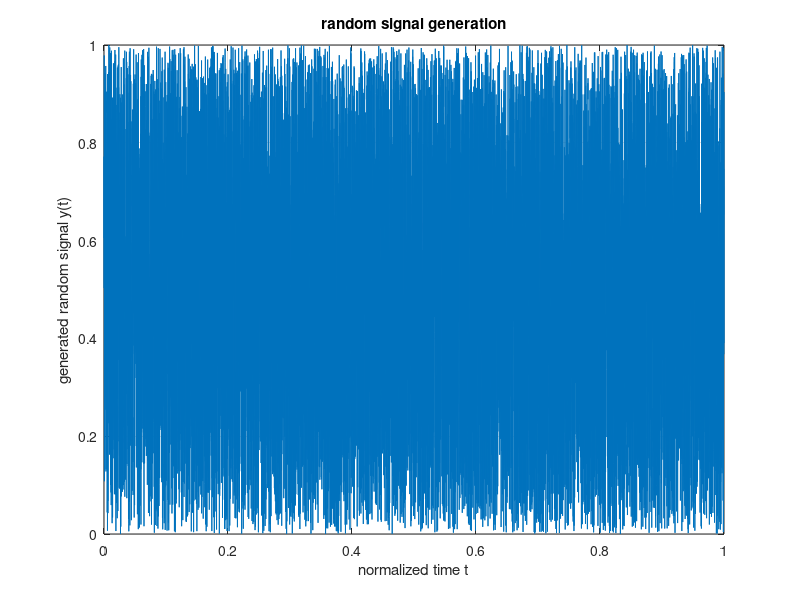
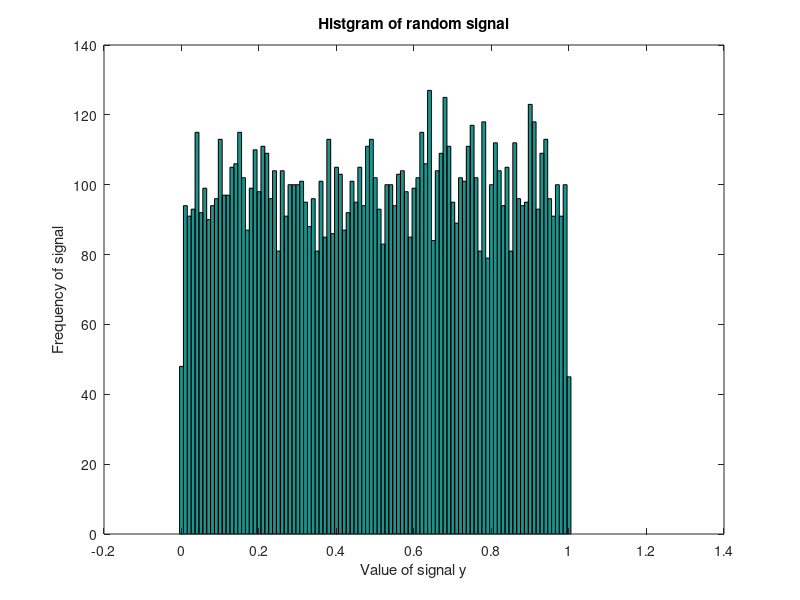

MATLAB code for these plots, in order:
% random signal generation
clear all;
close all;

t=linspace(0,1,10000);
rng('shuffle');
% 0と1の間の一様乱数行列
y=rand(10000,1);
figure(1);
plot(t,y)
grid on
title('random signal generation')
xlabel('normalized time t')
ylabel('generated random signal y(t)')

x=0:0.01:1;
figure(2);
hist(y,x)
title('Histgram of random signal')
xlabel('Value of signal y')
ylabel('Frequency of signal')